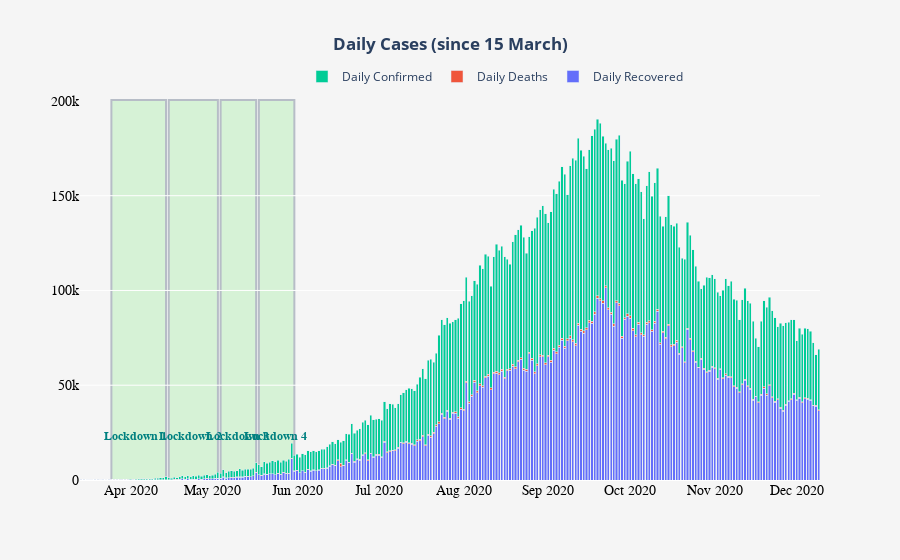

Source (notebook cell):
### Code cell
fig = go.Figure(go.Bar(x= df2.date, y= df2.new_cured, name='Daily Recovered'))
fig.add_trace(go.Bar(x=df2.date, y= df2.new_deaths, name='Daily Deaths'))
fig.add_trace(go.Bar(x=df2.date, y= df2.new_confirmed, name='Daily Confirmed'))
fig.update_xaxes(tickfont=dict(family='Rockwell', color='black', size=14))
fig.update_yaxes(tickfont=dict(family='Rockwell', color='black', size=14))
fig.add_annotation(
            x= "2020-04-03",
            y=23000,
           text="<b>Lockdown 1<b>",showarrow= False,font=dict(
            family="Courier New, monospace",
            size=12,
            color="teal"
            ),
        align="center",)
fig.add_annotation(
            x= "2020-04-23",
            y=23000,
            text="<b>Lockdown 2<b>",showarrow= False,font=dict(
            family="Courier New, monospace",
            size=12,
            color="teal"
            ),
        align="center",)
fig.add_annotation(
            x="2020-05-10",
            y=23000,
           text="<b>Lockdown 3<b>",showarrow= False,font=dict(
            family="Courier New, monospace",
            size=12,
            color="teal"
            ),
        align="center",)
fig.add_annotation(
            x= "2020-05-24",
            y=23000,
            text="<b>Lockdown 4<b>",showarrow= False,font=dict(
            family="Courier New, monospace",
            size=12,
            color="teal"
            ),
        align="center",)

fig.update_layout(barmode='stack', 
                  xaxis={'categoryorder':'total descending'},
                 title_text='<b>Daily Cases (since 15 March)<b>',
                  title_x=0.5,legend_orientation="h",legend=dict(x= 0.3, y=1.1),
                 paper_bgcolor='whitesmoke',
                 plot_bgcolor = "whitesmoke",
                  shapes=[
        
        dict(
            type="rect",
            # x-reference is assigned to the x-values
            xref="x",
            # y-reference is assigned to the plot paper [0,1]
            yref="paper",
            x0="2020-03-25",
            y0=0,
            x1="2020-04-14",
            y1=1,
            fillcolor="Lightgreen",
            opacity=0.3,
            layer="below",
            line_width=2,
        ),
        
        dict(
            type="rect",
            xref="x",
            yref="paper",
            x0="2020-04-15",
            y0=0,
            x1="2020-05-03",
            y1=1,
            fillcolor="Lightgreen",
            opacity=0.3,
            layer="below",
            line_width=2,
        ),
        dict(
            type="rect",
            xref="x",
            yref="paper",
            x0="2020-05-04",
            y0=0,
            x1="2020-05-17",
            y1=1,
            fillcolor="Lightgreen",
            opacity=0.3,
            layer="below",
            line_width=2,
        ),
        dict(
            type="rect",
            xref="x",
            yref="paper",
            x0="2020-05-18",
            y0=0,
            x1="2020-05-31",
            y1=1,
            fillcolor="Lightgreen",
            opacity=0.3,
            layer="below",
            line_width=2,
        )
        
        
        
    ]
)
fig.show()

### Figure 1 — Plotly figure (JSON) as saved in the notebook; plotly's stock layout.template omitted (floating-point values rounded to 4 significant figures; data arrays with more than 128 entries replaced by an {"elided": "..."} marker saying what was removed)
{"data": [{"name": "Daily Recovered", "type": "bar", "x": {"elided": "271 str values"}, "y": {"elided": "271 int values"}}, {"name": "Daily Deaths", "type": "bar", "x": {"elided": "271 str values"}, "y": {"elided": "271 int values"}}, {"name": "Daily Confirmed", "type": "bar", "x": {"elided": "271 str values"}, "y": {"elided": "271 int values"}}], "layout": {"annotations": [{"align": "center", "font": {"color": "teal", "family": "Courier New, monospace", "size": 12}, "showarrow": false, "text": "<b>Lockdown 1<b>", "x": "2020-04-03", "y": 23000}, {"align": "center", "font": {"color": "teal", "family": "Courier New, monospace", "size": 12}, "showarrow": false, "text": "<b>Lockdown 2<b>", "x": "2020-04-23", "y": 23000}, {"align": "center", "font": {"color": "teal", "family": "Courier New, monospace", "size": 12}, "showarrow": false, "text": "<b>Lockdown 3<b>", "x": "2020-05-10", "y": 23000}, {"align": "center", "font": {"color": "teal", "family": "Courier New, monospace", "size": 12}, "showarrow": false, "text": "<b>Lockdown 4<b>", "x": "2020-05-24", "y": 23000}], "barmode": "stack", "legend": {"orientation": "h", "x": 0.3, "y": 1.1}, "paper_bgcolor": "whitesmoke", "plot_bgcolor": "whitesmoke", "shapes": [{"fillcolor": "Lightgreen", "layer": "below", "line": {"width": 2}, "opacity": 0.3, "type": "rect", "x0": "2020-03-25", "x1": "2020-04-14", "xref": "x", "y0": 0, "y1": 1, "yref": "paper"}, {"fillcolor": "Lightgreen", "layer": "below", "line": {"width": 2}, "opacity": 0.3, "type": "rect", "x0": "2020-04-15", "x1": "2020-05-03", "xref": "x", "y0": 0, "y1": 1, "yref": "paper"}, {"fillcolor": "Lightgreen", "layer": "below", "line": {"width": 2}, "opacity": 0.3, "type": "rect", "x0": "2020-05-04", "x1": "2020-05-17", "xref": "x", "y0": 0, "y1": 1, "yref": "paper"}, {"fillcolor": "Lightgreen", "layer": "below", "line": {"width": 2}, "opacity": 0.3, "type": "rect", "x0": "2020-05-18", "x1": "2020-05-31", "xref": "x", "y0": 0, "y1": 1, "yref": "paper"}], "title": {"text": "<b>Daily Cases (since 15 March)<b>", "x": 0.5}, "xaxis": {"categoryorder": "total descending", "tickfont": {"color": "black", "family": "Rockwell", "size": 14}}, "yaxis": {"tickfont": {"color": "black", "family": "Rockwell", "size": 14}}}}
